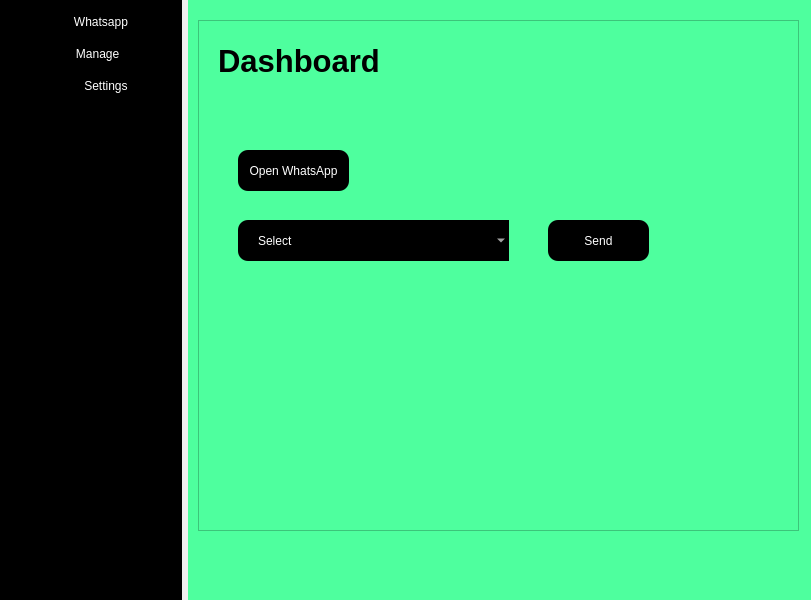
<?xml version="1.0" encoding="UTF-8"?>
<ui version="4.0">
 <class>MainWindow</class>
 <widget class="QMainWindow" name="MainWindow">
  <property name="geometry">
   <rect>
    <x>0</x>
    <y>0</y>
    <width>811</width>
    <height>600</height>
   </rect>
  </property>
  <property name="windowTitle">
   <string>MainWindow</string>
  </property>
  <widget class="QWidget" name="centralwidget">
   <widget class="QWidget" name="">
    <property name="geometry">
     <rect>
      <x>0</x>
      <y>0</y>
      <width>818</width>
      <height>524289</height>
     </rect>
    </property>
    <layout class="QGridLayout" name="gridLayout_2">
     <item row="0" column="0" rowspan="2" colspan="2">
      <layout class="QGridLayout" name="gridLayout">
       <item row="0" column="0">
        <layout class="QVBoxLayout" name="verticalLayout"/>
       </item>
       <item row="1" column="1">
        <widget class="QWidget" name="icon_text_widget" native="true">
         <property name="minimumSize">
          <size>
           <width>129</width>
           <height>0</height>
          </size>
         </property>
         <property name="styleSheet">
          <string notr="true">QWidget{
	background-color : black;
	color : white;
}

QPushButton{
	height : 25px;
    border : none;
}</string>
         </property>
         <layout class="QVBoxLayout" name="verticalLayout_4">
          <item>
           <layout class="QVBoxLayout" name="verticalLayout_3">
            <item>
             <widget class="QPushButton" name="pushButton_13">
              <property name="layoutDirection">
               <enum>Qt::LayoutDirection::LeftToRight</enum>
              </property>
              <property name="styleSheet">
               <string notr="true">QPushButton:checked{
	background-color : white;
	border-radius : 3px;
	color : black;
padding : 3px;
}</string>
              </property>
              <property name="text">
               <string>       Whatsapp </string>
              </property>
              <property name="icon">
               <iconset resource="resources.qrc">
                <normaloff>:/Dark icons/facebook.svg</normaloff>
                <normalon>:/icons/facebook.svg</normalon>
                <selectedoff>:/Dark icons/facebook.svg</selectedoff>
                <selectedon>:/icons/facebook.svg</selectedon>:/Dark icons/facebook.svg</iconset>
              </property>
              <property name="iconSize">
               <size>
                <width>30</width>
                <height>23</height>
               </size>
              </property>
              <property name="checkable">
               <bool>true</bool>
              </property>
              <property name="autoExclusive">
               <bool>true</bool>
              </property>
             </widget>
            </item>
            <item>
             <widget class="QFrame" name="frame_2">
              <property name="frameShape">
               <enum>QFrame::Shape::StyledPanel</enum>
              </property>
              <property name="frameShadow">
               <enum>QFrame::Shadow::Raised</enum>
              </property>
              <layout class="QVBoxLayout" name="verticalLayout_2">
               <property name="spacing">
                <number>0</number>
               </property>
               <property name="leftMargin">
                <number>0</number>
               </property>
               <property name="topMargin">
                <number>0</number>
               </property>
               <property name="rightMargin">
                <number>0</number>
               </property>
               <property name="bottomMargin">
                <number>0</number>
               </property>
               <item>
                <widget class="QPushButton" name="pushButton_4">
                 <property name="layoutDirection">
                  <enum>Qt::LayoutDirection::LeftToRight</enum>
                 </property>
                 <property name="styleSheet">
                  <string notr="true">QPushButton:checked{
	background-color : white;
	border-radius : 3px;
	color : black;
padding : 3px;
}</string>
                 </property>
                 <property name="text">
                  <string>       Manage   </string>
                 </property>
                 <property name="icon">
                  <iconset resource="resources.qrc">
                   <normaloff>:/Dark icons/cpu.svg</normaloff>
                   <normalon>:/icons/cpu.svg</normalon>:/Dark icons/cpu.svg</iconset>
                 </property>
                 <property name="iconSize">
                  <size>
                   <width>25</width>
                   <height>25</height>
                  </size>
                 </property>
                 <property name="checkable">
                  <bool>true</bool>
                 </property>
                 <property name="autoExclusive">
                  <bool>true</bool>
                 </property>
                </widget>
               </item>
              </layout>
             </widget>
            </item>
           </layout>
          </item>
          <item>
           <widget class="QPushButton" name="pushButton_12">
            <property name="layoutDirection">
             <enum>Qt::LayoutDirection::LeftToRight</enum>
            </property>
            <property name="styleSheet">
             <string notr="true">QPushButton:checked{
	background-color : white;
	border-radius : 3px;
	color : black;
padding : 3px;
}</string>
            </property>
            <property name="text">
             <string>         Settings</string>
            </property>
            <property name="icon">
             <iconset resource="resources.qrc">
              <normaloff>:/Dark icons/grid.svg</normaloff>
              <normalon>:/icons/grid.svg</normalon>:/Dark icons/grid.svg</iconset>
            </property>
            <property name="iconSize">
             <size>
              <width>73</width>
              <height>25</height>
             </size>
            </property>
            <property name="checkable">
             <bool>true</bool>
            </property>
            <property name="autoExclusive">
             <bool>true</bool>
            </property>
           </widget>
          </item>
          <item>
           <widget class="QFrame" name="frame">
            <property name="frameShape">
             <enum>QFrame::Shape::StyledPanel</enum>
            </property>
            <property name="frameShadow">
             <enum>QFrame::Shadow::Raised</enum>
            </property>
           </widget>
          </item>
          <item>
           <spacer name="verticalSpacer">
            <property name="orientation">
             <enum>Qt::Orientation::Vertical</enum>
            </property>
            <property name="sizeHint" stdset="0">
             <size>
              <width>20</width>
              <height>16777019</height>
             </size>
            </property>
           </spacer>
          </item>
         </layout>
        </widget>
       </item>
       <item row="1" column="2">
        <widget class="QWidget" name="main_window_widget" native="true">
         <property name="minimumSize">
          <size>
           <width>630</width>
           <height>550</height>
          </size>
         </property>
         <property name="styleSheet">
          <string notr="true">background-color : rgb(78, 255, 158)</string>
         </property>
         <widget class="QWidget" name="layoutWidget">
          <property name="geometry">
           <rect>
            <x>10</x>
            <y>20</y>
            <width>601</width>
            <height>511</height>
           </rect>
          </property>
          <layout class="QVBoxLayout" name="verticalLayout_6">
           <item>
            <widget class="QFrame" name="frame_3">
             <property name="frameShape">
              <enum>QFrame::Shape::StyledPanel</enum>
             </property>
             <property name="frameShadow">
              <enum>QFrame::Shadow::Raised</enum>
             </property>
             <layout class="QVBoxLayout" name="verticalLayout_5">
              <item>
               <widget class="QStackedWidget" name="stackedWidget">
                <property name="currentIndex">
                 <number>0</number>
                </property>
                <widget class="QWidget" name="page">
                 <widget class="QLabel" name="label">
                  <property name="geometry">
                   <rect>
                    <x>10</x>
                    <y>0</y>
                    <width>161</width>
                    <height>61</height>
                   </rect>
                  </property>
                  <property name="font">
                   <font>
                    <pointsize>23</pointsize>
                    <bold>true</bold>
                   </font>
                  </property>
                  <property name="styleSheet">
                   <string notr="true">font-weight : bold;
color : black;</string>
                  </property>
                  <property name="text">
                   <string>Dashboard</string>
                  </property>
                 </widget>
                 <widget class="QPushButton" name="open_whatsapp_button">
                  <property name="geometry">
                   <rect>
                    <x>30</x>
                    <y>120</y>
                    <width>111</width>
                    <height>41</height>
                   </rect>
                  </property>
                  <property name="styleSheet">
                   <string notr="true">background-color : black;
color : white;
border-radius : 10px;</string>
                  </property>
                  <property name="text">
                   <string>Open WhatsApp</string>
                  </property>
                 </widget>
                 <widget class="QComboBox" name="select_message_type_combo_box">
                  <property name="geometry">
                   <rect>
                    <x>30</x>
                    <y>190</y>
                    <width>271</width>
                    <height>41</height>
                   </rect>
                  </property>
                  <property name="toolTip">
                   <string>Select Option</string>
                  </property>
                  <property name="styleSheet">
                   <string notr="true">background-color : black;
color : white;
border-radius : 10px;
padding-left :20px</string>
                  </property>
                  <item>
                   <property name="text">
                    <string>Select</string>
                   </property>
                  </item>
                 </widget>
                 <widget class="QPushButton" name="send_button">
                  <property name="geometry">
                   <rect>
                    <x>340</x>
                    <y>190</y>
                    <width>101</width>
                    <height>41</height>
                   </rect>
                  </property>
                  <property name="styleSheet">
                   <string notr="true">background-color : black;
color : white;
border-radius : 10px;</string>
                  </property>
                  <property name="text">
                   <string>Send</string>
                  </property>
                 </widget>
                </widget>
                <widget class="QWidget" name="page_2">
                 <widget class="QLabel" name="label_2">
                  <property name="geometry">
                   <rect>
                    <x>10</x>
                    <y>0</y>
                    <width>161</width>
                    <height>61</height>
                   </rect>
                  </property>
                  <property name="font">
                   <font>
                    <pointsize>23</pointsize>
                    <bold>true</bold>
                   </font>
                  </property>
                  <property name="styleSheet">
                   <string notr="true">font-weight : bold;
color : black;</string>
                  </property>
                  <property name="text">
                   <string>Settings</string>
                  </property>
                 </widget>
                </widget>
                <widget class="QWidget" name="page_3">
                 <widget class="QLabel" name="label_3">
                  <property name="geometry">
                   <rect>
                    <x>10</x>
                    <y>10</y>
                    <width>421</width>
                    <height>51</height>
                   </rect>
                  </property>
                  <property name="font">
                   <font>
                    <pointsize>23</pointsize>
                    <bold>true</bold>
                   </font>
                  </property>
                  <property name="styleSheet">
                   <string notr="true">font-weight : bold;
color : black;</string>
                  </property>
                  <property name="text">
                   <string>Mange Files</string>
                  </property>
                 </widget>
                 <widget class="QPushButton" name="load_image">
                  <property name="geometry">
                   <rect>
                    <x>430</x>
                    <y>200</y>
                    <width>101</width>
                    <height>31</height>
                   </rect>
                  </property>
                  <property name="styleSheet">
                   <string notr="true">background-color : black;
color : white;
border-radius : 10px;</string>
                  </property>
                  <property name="text">
                   <string>Load Image</string>
                  </property>
                 </widget>
                 <widget class="QPushButton" name="openWhatsapp_button_2">
                  <property name="geometry">
                   <rect>
                    <x>430</x>
                    <y>130</y>
                    <width>111</width>
                    <height>31</height>
                   </rect>
                  </property>
                  <property name="styleSheet">
                   <string notr="true">background-color : black;
color : white;
border-radius : 10px;</string>
                  </property>
                  <property name="text">
                   <string>Load Excel</string>
                  </property>
                 </widget>
                 <widget class="QPlainTextEdit" name="excel_text_edit">
                  <property name="geometry">
                   <rect>
                    <x>10</x>
                    <y>130</y>
                    <width>391</width>
                    <height>31</height>
                   </rect>
                  </property>
                  <property name="styleSheet">
                   <string notr="true">background-color : black;
color : white;
border-radius : 10px;</string>
                  </property>
                 </widget>
                 <widget class="QPlainTextEdit" name="excel_text_edit_2">
                  <property name="geometry">
                   <rect>
                    <x>10</x>
                    <y>200</y>
                    <width>381</width>
                    <height>31</height>
                   </rect>
                  </property>
                  <property name="styleSheet">
                   <string notr="true">background-color : black;
color : white;
border-radius : 10px;</string>
                  </property>
                 </widget>
                </widget>
               </widget>
              </item>
             </layout>
            </widget>
           </item>
          </layout>
         </widget>
        </widget>
       </item>
      </layout>
     </item>
     <item row="1" column="1">
      <widget class="QWidget" name="header_widget" native="true"/>
     </item>
    </layout>
   </widget>
  </widget>
 </widget>
 <resources>
  <include location="resources.qrc"/>
 </resources>
 <connections/>
</ui>
